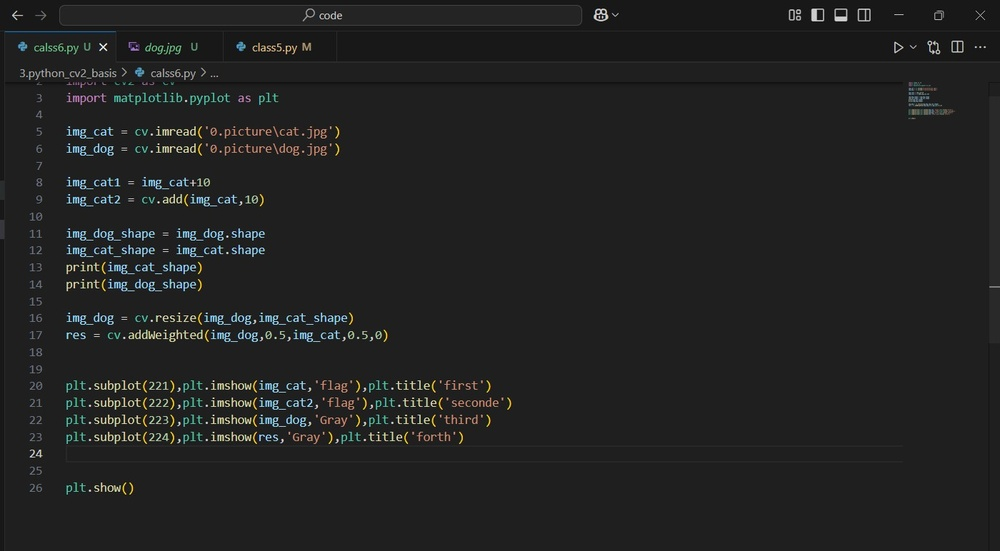
#> input picture 0.picture/1.jpg, 1000 x 551 px, shrunk from 1400 x 772 before the run, given in place of VID_20231003_123113.mp4, which was not available
$ python project1.py
#> lines starting #> are read from the running program, lines starting #| are printed output that depends on the picture; after the words box and inside, x2 and y2 are one past the last pixel; in counts of white or black regions, pixels touching at a corner belong together; pictures that were not available may be replaced by others from this repository, and a replacement may not be noted
import cv2 as cv
import numpy as np
import matplotlib.pyplot as plt
import time

vc = cv.VideoCapture('0.picture\VID_20231003_123113.mp4')
print(vc)
if vc.isOpened():
    open,frame = vc.read()
#> frame is the input picture: shape (551, 1000, 3); mean B, G, R 34, 34.4, 33.8
else:
    open = False

while(open == True):
    rat,frame = vc.read()
    if(frame is None):
        break
    if(rat == True):
        video_Gray = cv.cvtColor(frame,cv.COLOR_BGR2GRAY)
        rat , video_Gray_Binary= cv.threshold(video_Gray,100,255,cv.THRESH_BINARY)
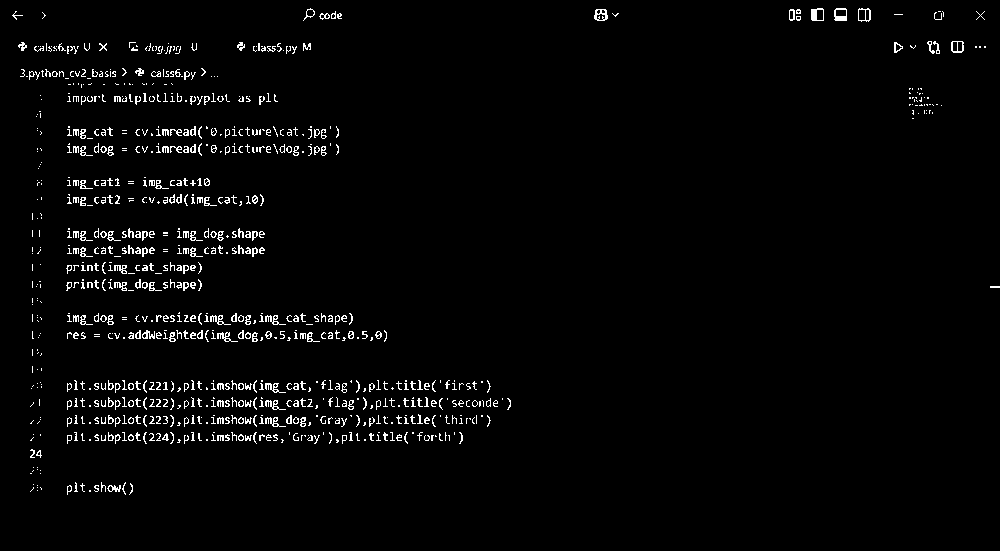
#> video_Gray_Binary: shape (551, 1000); 2.5% white in thin lines or dots, all inside (x1, y1, x2, y2) = (12, 8, 1000, 495)
        video_Gray_Binary_Medianblur = cv.medianBlur(video_Gray_Binary,5)
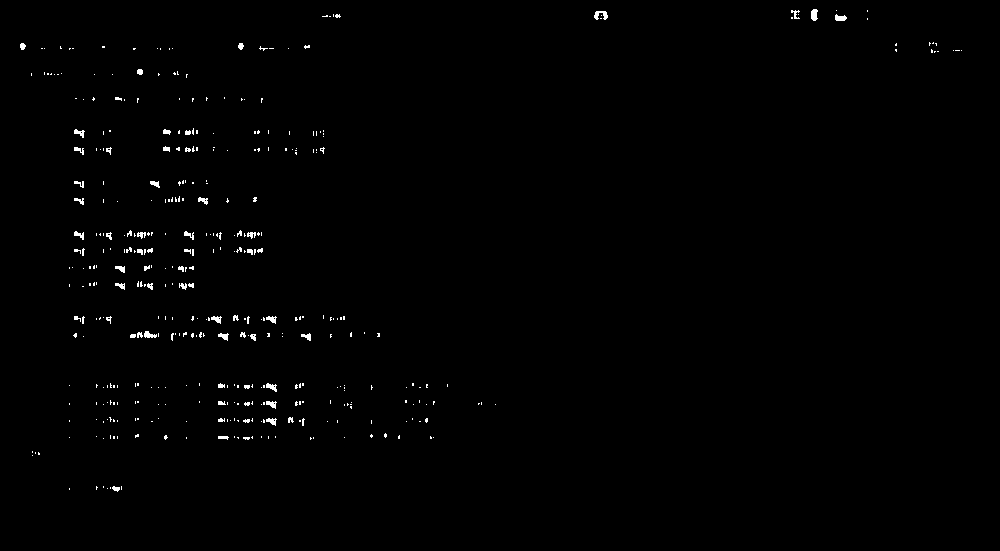
#> video_Gray_Binary_Medianblur: shape (551, 1000); 0.67% white in thin lines or dots, all inside (x1, y1, x2, y2) = (20, 9, 962, 492)
        kernel = np.ones((3,3),np.uint8)
        video_Gray_Binary_Medianblur_Erode = cv.erode(video_Gray_Binary_Medianblur,kernel,iterations=2)
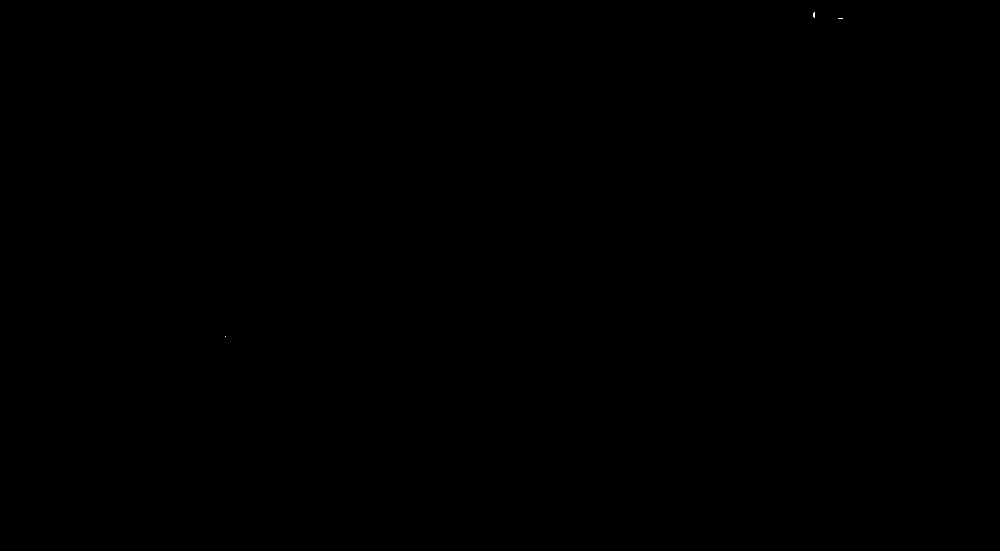
#> video_Gray_Binary_Medianblur_Erode: shape (551, 1000); 0% white in thin lines or dots, all inside (x1, y1, x2, y2) = (225, 12, 843, 337)
        video_Gray_Binary_Medianblur_Erode_Dialte = cv.dilate(video_Gray_Binary_Medianblur_Erode,kernel,iterations=3)
#> video_Gray_Binary_Medianblur_Erode_Dialte: shape (551, 1000); 0.04% white; 3 white regions, box (x1, y1, x2, y2) and area: (810, 9, 818, 21) 94, (835, 15, 846, 22) 77, (222, 333, 229, 340) 49
        res = video_Gray_Binary_Medianblur_Erode_Dialte
        cv.imshow('figure1',res)
        cv.waitKey(10)
        if( cv.waitKey(10) & 0XFF == ord('q')):
#> (key q is pressed here)
            break


vc.release()
cv.destroyAllWindows()

$ run again, on 0.picture/cat2.jpg
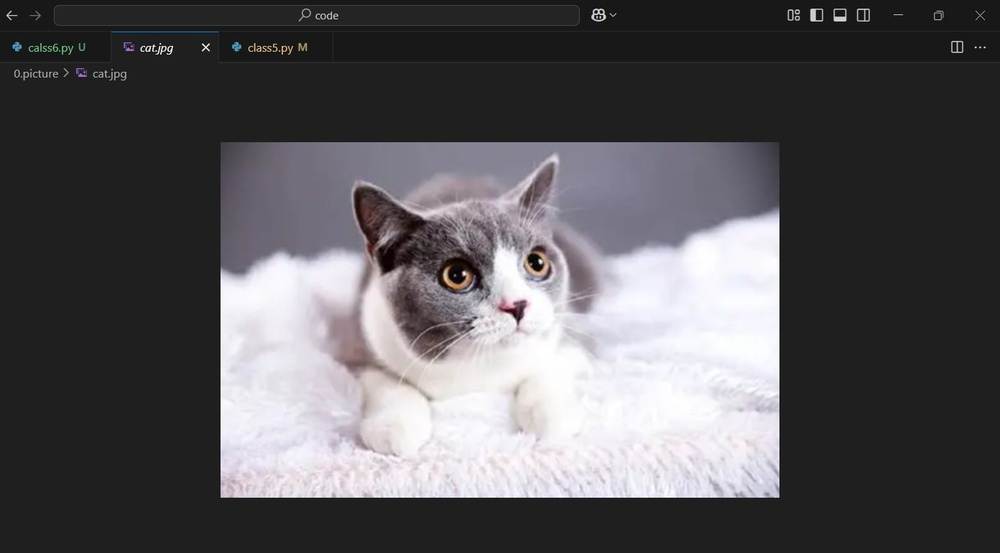
#> input picture 0.picture/cat2.jpg, 1000 x 553 px, shrunk from 1392 x 770 before the run, given in place of VID_20231003_123113.mp4, which was not available
#> frame is the input picture: shape (553, 1000, 3); mean B, G, R 89.6, 86.6, 88.4
#> `rat , video_Gray_Binary= cv.threshold(video_Gray,100,255,cv.THRESH_BIN..`:
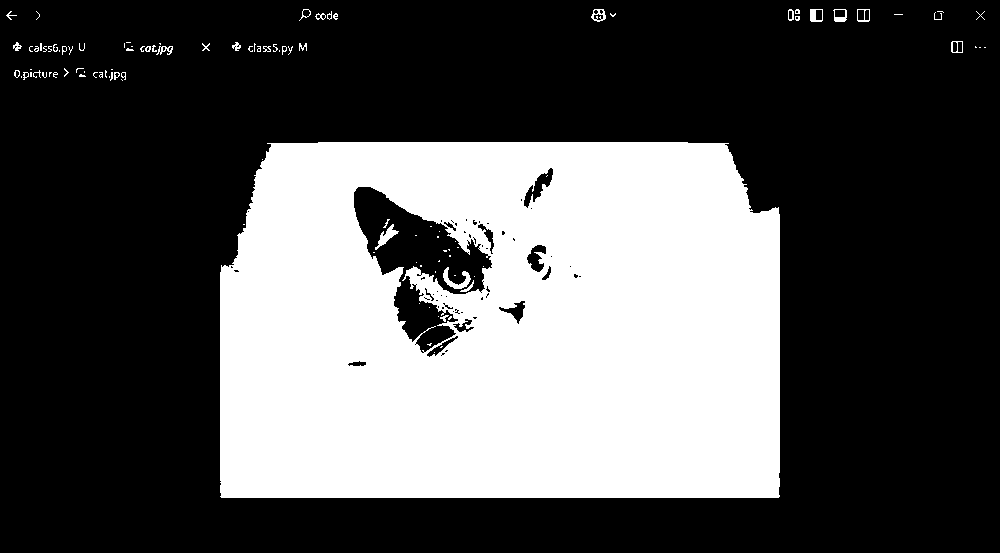
#> video_Gray_Binary: shape (553, 1000); 33.2% white; 108 white regions (75 under 20 px), largest, box (x1, y1, x2, y2) and area: (220, 142, 780, 498) 181386, (443, 267, 471, 289) 232, (375, 224, 399, 250) 200
#> video_Gray_Binary_Medianblur: shape (553, 1000); 33% white; 45 white regions (35 under 20 px), largest, box (x1, y1, x2, y2) and area: (220, 142, 780, 498) 181944, (377, 225, 397, 248) 187, (810, 9, 818, 22) 76
#> video_Gray_Binary_Medianblur_Erode: shape (553, 1000); 31.6% white; 9 white regions (7 under 20 px), largest, box (x1, y1, x2, y2) and area: (222, 144, 778, 496) 174940, (381, 230, 394, 243) 45
#> `video_Gray_Binary_Medianblur_Erode_Dialte = cv.dilate(video_Gray_Binar..`:
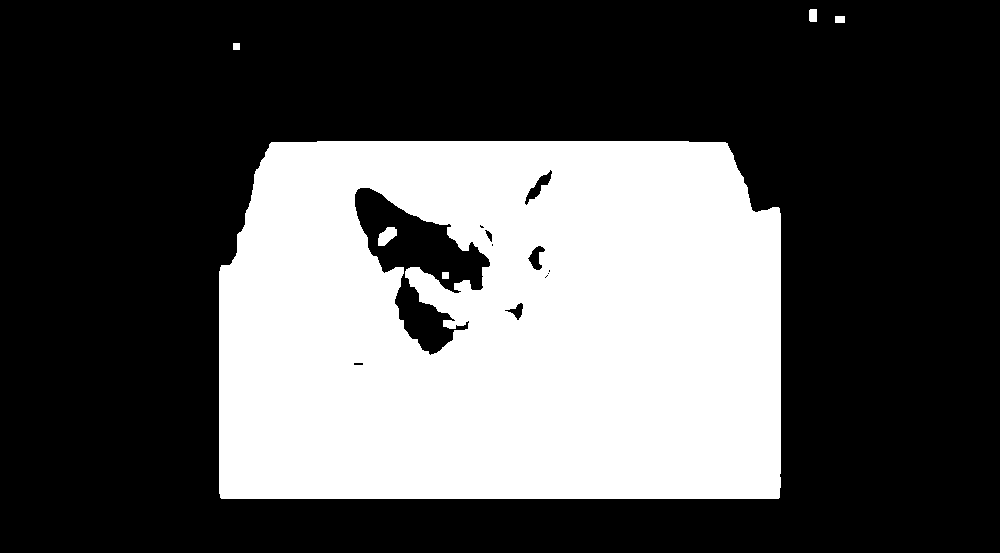
#> video_Gray_Binary_Medianblur_Erode_Dialte: shape (553, 1000); 33.5% white; 6 white regions, box (x1, y1, x2, y2) and area: (219, 141, 781, 499) 184850, (378, 227, 397, 246) 237, (809, 9, 817, 22) 102, (835, 16, 845, 23) 70, (233, 43, 240, 50) 49, (442, 272, 449, 279) 49
